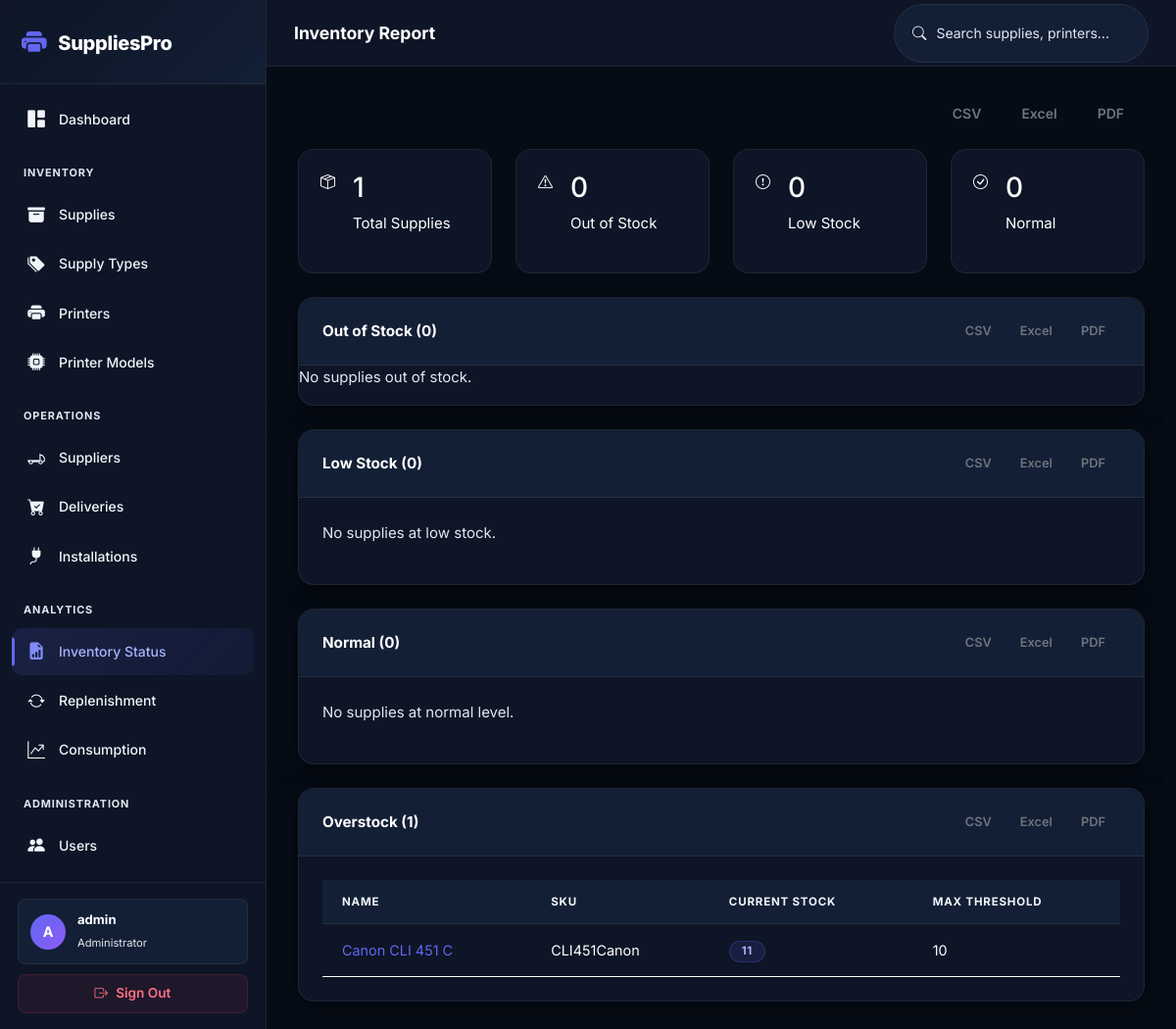
/reports/inventory/ (signed in), run on the app's committed database.
### inventory/models.py (models this page shows, shortened)
class User(AbstractUser):
    ROLE_CHOICES = [
        ('admin', 'Administrator'),
        ('manager', 'Manager'),
    ]
    role = models.CharField(max_length=20, choices=ROLE_CHOICES, default='manager')
    phone = models.CharField(max_length=20, blank=True)
    class Meta:
        verbose_name = 'User'
        verbose_name_plural = 'Users'

class Supply(models.Model):
    STATUS_CHOICES = [
        ('out_of_stock', 'Out of Stock'),
        ('low_stock', 'Low Stock'),
        ('normal', 'Normal'),
        ('overstock', 'Overstock'),
    ]
    name = models.CharField(max_length=200)
    name_slug = models.CharField(max_length=200, null=True, blank=True)
    sku = models.CharField(max_length=100, unique=True)
    supply_type = models.ForeignKey(SupplyType, on_delete=models.SET_NULL, null=True, blank=True, related_name='supplies')
    description = models.TextField(blank=True)
    printer_models = models.ManyToManyField(PrinterModel, related_name='supplies')
    suppliers = models.ManyToManyField(Supplier, blank=True, related_name='supplies')
    current_stock = models.IntegerField(default=0, validators=[MinValueValidator(0)])
    low_stock_threshold = models.IntegerField(default=10, validators=[MinValueValidator(0)])
    max_stock_threshold = models.IntegerField(null=True, blank=True, validators=[MinValueValidator(1)])
    unit_price = models.DecimalField(max_digits=10, decimal_places=2, null=True, blank=True, validators=[MinValueValidator(Decimal('0.01'))])
    image = models.ImageField(upload_to='supplies/', blank=True, null=True)
    is_active = models.BooleanField(default=True)
    created_at = models.DateTimeField(auto_now_add=True)
    updated_at = models.DateTimeField(auto_now=True)
    class Meta:
        ordering = ['name']

### inventory/views.py (the view, shortened to what this page needs)
# urls.py: path('reports/inventory/', views.inventory_report, name='inventory_report'),
@login_required
def inventory_report(request):
    supplies = Supply.objects.filter(is_active=True)
    out_of_stock = supplies.filter(current_stock=0)
    low_stock = supplies.filter(
        current_stock__gt=0,
        current_stock__lte=models.F('low_stock_threshold')
    )
    normal = supplies.filter(
        current_stock__gt=models.F('low_stock_threshold'),
        current_stock__lte=models.F('max_stock_threshold')
    )
    overstock = supplies.filter(
        current_stock__gt=models.F('max_stock_threshold')
    )
    fmt = request.GET.get('format')
    group = request.GET.get('group')
    context = {
        'total_supplies': supplies.count(),
        'out_of_stock': out_of_stock,
        'out_of_stock_count': out_of_stock.count(),
        'low_stock': low_stock,
        'low_stock_count': low_stock.count(),
        'normal': normal,
        'normal_count': normal.count(),
        'overstock': overstock,
        'overstock_count': overstock.count(),
    }
    return render(request, 'inventory/inventory_report.html', context)

### rbac/services.py (called while the page is built)
def get_user_permissions(user):
    if not user.is_authenticated:
        return set()
    cache_key = f'user_permissions_{user.pk}'
    permissions = cache.get(cache_key)
    if permissions is None:
        permissions = set()
        user_roles = Role.objects.filter(user_roles__user=user)
        for role in user_roles:
            for perm in role.permissions.all():
                permissions.add(perm.code)
        cache.set(cache_key, permissions, timeout=3600)
    return permissions

def get_user_roles(user):
    if not user.is_authenticated:
        return Role.objects.none()
    return Role.objects.filter(user_roles__user=user)

### templates/inventory/inventory_report.html (shortened to what this page needs)
{% extends "base.html" %}
{% block page_title %}Inventory Report{% endblock %}
{% block content %}
<div class="d-flex justify-content-end mb-3">
    <div class="btn-group btn-group-sm">
        <a href="?format=csv" class="btn btn-outline-secondary">CSV</a>
        <a href="?format=excel" class="btn btn-outline-secondary">Excel</a>
        <a href="?format=pdf" class="btn btn-outline-secondary">PDF</a>
    </div>
</div>
<div class="row g-4">
    <div class="col-md-3">
        <div class="stat-card">
            <div class="icon primary">
                <i class="bi bi-box-seam"></i>
            </div>
            <div class="stat-info">
                <h3>{{ total_supplies }}</h3>
                <p>Total Supplies</p>
            </div>
        </div>
    </div>
    <div class="col-md-3">
        <div class="stat-card">
            <div class="icon danger">
                <i class="bi bi-exclamation-triangle"></i>
            </div>
            <div class="stat-info">
                <h3>{{ out_of_stock_count }}</h3>
                <p>Out of Stock</p>
            </div>
        </div>
    </div>
    <div class="col-md-3">
        <div class="stat-card">
            <div class="icon warning">
                <i class="bi bi-exclamation-circle"></i>
            </div>
            <div class="stat-info">
                <h3>{{ low_stock_count }}</h3>
                <p>Low Stock</p>
            </div>
        </div>
    </div>
    <div class="col-md-3">
        <div class="stat-card">
            <div class="icon success">
                <i class="bi bi-check-circle"></i>
            </div>
            <div class="stat-info">
                <h3>{{ normal_count }}</h3>
                <p>Normal</p>
            </div>
        </div>
    </div>
</div>
<div class="card mt-4">
    <div class="card-header d-flex justify-content-between align-items-center">
        <span>Out of Stock ({{ out_of_stock_count }})</span>
        <div class="btn-group btn-group-sm">
            <a href="?format=csv&group=out_of_stock" class="btn btn-outline-secondary btn-sm">CSV</a>
            <a href="?format=excel&group=out_of_stock" class="btn btn-outline-secondary btn-sm">Excel</a>
            <a href="?format=pdf&group=out_of_stock" class="btn btn-outline-secondary btn-sm">PDF</a>
        </div>
    </div>
    <div class="card-body p-0">
        {% if out_of_stock %}
        <table class="table">
            <thead>
                <tr>
                    <th>Name</th>
                    <th>SKU</th>
                    <th>Current Stock</th>
                    <th>Threshold</th>
                </tr>
            </thead>
            <tbody>
                {% for supply in out_of_stock %}
                <tr>
                    <td><a href="{% url 'supply_detail' supply.pk %}" class="text-decoration-none">{{ supply.name }}</a></td>
                    <td>{{ supply.sku }}</td>
                    <td><span class="badge badge-danger">{{ supply.current_stock }}</span></td>
                    <td>{{ supply.low_stock_threshold }}</td>
                </tr>
                {% endfor %}
            </tbody>
        </table>
        {% else %}
        <p class="text-muted">No supplies out of stock.</p>
        {% endif %}
    </div>
</div>
<div class="card mt-4">
    <div class="card-header d-flex justify-content-between align-items-center">
        <span>Low Stock ({{ low_stock_count }})</span>
        <div class="btn-group btn-group-sm">
            <a href="?format=csv&group=low_stock" class="btn btn-outline-secondary btn-sm">CSV</a>
            <a href="?format=excel&group=low_stock" class="btn btn-outline-secondary btn-sm">Excel</a>
            <a href="?format=pdf&group=low_stock" class="btn btn-outline-secondary btn-sm">PDF</a>
        </div>
    </div>
    <div class="card-body">
        {% if low_stock %}
        <table class="table">
            <thead>
                <tr>
                    <th>Name</th>
                    <th>SKU</th>
                    <th>Current Stock</th>
                    <th>Threshold</th>
                </tr>
            </thead>
            <tbody>
                {% for supply in low_stock %}
                <tr>
                    <td><a href="{% url 'supply_detail' supply.pk %}" class="text-decoration-none">{{ supply.name }}</a></td>
                    <td>{{ supply.sku }}</td>
                    <td><span class="badge badge-warning">{{ supply.current_stock }}</span></td>
                    <td>{{ supply.low_stock_threshold }}</td>
                </tr>
                {% endfor %}
            </tbody>
        </table>
        {% else %}
        <p class="text-muted">No supplies at low stock.</p>
        {% endif %}
    </div>
</div>
<div class="card mt-4">
    <div class="card-header d-flex justify-content-between align-items-center">
        <span>Normal ({{ normal_count }})</span>
        <div class="btn-group btn-group-sm">
            <a href="?format=csv&group=normal" class="btn btn-outline-secondary btn-sm">CSV</a>
            <a href="?format=excel&group=normal" class="btn btn-outline-secondary btn-sm">Excel</a>
            <a href="?format=pdf&group=normal" class="btn btn-outline-secondary btn-sm">PDF</a>
        </div>
    </div>
    <div class="card-body">
        {% if normal %}
        <table class="table">
            <thead>
                <tr>
                    <th>Name</th>
                    <th>SKU</th>
                    <th>Current Stock</th>
                    <th>Threshold</th>
                </tr>
            </thead>
            <tbody>
                {% for supply in normal %}
                <tr>
                    <td><a href="{% url 'supply_detail' supply.pk %}" class="text-decoration-none">{{ supply.name }}</a></td>
                    <td>{{ supply.sku }}</td>
                    <td><span class="badge badge-success">{{ supply.current_stock }}</span></td>
                    <td>{{ supply.low_stock_threshold }}</td>
                </tr>
                {% endfor %}
            </tbody>
        </table>
        {% else %}
        <p class="text-muted">No supplies at normal level.</p>
        {% endif %}
    </div>
</div>
<div class="card mt-4">
    <div class="card-header d-flex justify-content-between align-items-center">
        <span>Overstock ({{ overstock_count }})</span>
        <div class="btn-group btn-group-sm">
            <a href="?format=csv&group=overstock" class="btn btn-outline-secondary btn-sm">CSV</a>
            <a href="?format=excel&group=overstock" class="btn btn-outline-secondary btn-sm">Excel</a>
            <a href="?format=pdf&group=overstock" class="btn btn-outline-secondary btn-sm">PDF</a>
        </div>
    </div>
    <div class="card-body">
        {% if overstock %}
        <table class="table">
            <thead>
                <tr>
                    <th>Name</th>
                    <th>SKU</th>
                    <th>Current Stock</th>
                    <th>Max Threshold</th>
                </tr>
            </thead>
            <tbody>
                {% for supply in overstock %}
                <tr>
                    <td><a href="{% url 'supply_detail' supply.pk %}" class="text-decoration-none">{{ supply.name }}</a></td>
                    <td>{{ supply.sku }}</td>
                    <td><span class="badge badge-primary">{{ supply.current_stock }}</span></td>
                    <td>{{ supply.max_stock_threshold|default:"-" }}</td>
                </tr>
                {% endfor %}
            </tbody>
        </table>
        {% else %}
        <p class="text-muted">No supplies overstocked.</p>
        {% endif %}
    </div>
</div>
{% endblock %}

### templates/base.html (shortened to what this page needs)
{% load rbac %}
<!DOCTYPE html>
<html lang="en">
<head>
    <link href="https://cdn.jsdelivr.net/npm/bootstrap@5.3.0/dist/css/bootstrap.min.css" rel="stylesheet">
    <link rel="stylesheet" href="https://cdn.jsdelivr.net/npm/bootstrap-icons@1.11.0/font/bootstrap-icons.css">
    <link href="https://cdn.jsdelivr.net/npm/select2@4.1.0-rc.0/dist/css/select2.min.css" rel="stylesheet"/>
    <link href="https://cdn.jsdelivr.net/npm/select2-bootstrap-5-theme@1.3.0/dist/select2-bootstrap-5-theme.min.css" rel="stylesheet"/>
    <link rel="stylesheet" href="/static/css/style.css">
</head>
<body>
{% if user.is_authenticated %}
<aside class="sidebar" id="sidebar">
    <div class="brand">
        <i class="bi bi-printer-fill"></i>
        <span>SuppliesPro</span>
    </div>
    <nav>
        <a href="{% url 'dashboard' %}" class="{% if request.resolver_match.url_name == 'dashboard' %}active{% endif %}">
            <i class="bi bi-grid-1x2-fill"></i> Dashboard
        </a>
        <div class="section-title">Inventory</div>
        <a href="{% url 'supply_list' %}" class="{% if 'supply' in request.resolver_match.url_name and 'model' not in request.resolver_match.url_name and 'type' not in request.resolver_match.url_name %}active{% endif %}">
            <i class="bi bi-archive-fill"></i> Supplies
        </a>
        <a href="{% url 'supply_type_list' %}" class="{% if 'supply_type' in request.resolver_match.url_name %}active{% endif %}">
            <i class="bi bi-tags-fill"></i> Supply Types
        </a>
        <a href="{% url 'printer_list' %}" class="{% if 'printer' in request.resolver_match.url_name and 'model' not in request.resolver_match.url_name %}active{% endif %}">
            <i class="bi bi-printer-fill"></i> Printers
        </a>
        <a href="{% url 'printer_model_list' %}" class="{% if 'printer_model' in request.resolver_match.url_name %}active{% endif %}">
            <i class="bi bi-cpu-fill"></i> Printer Models
        </a>
        <div class="section-title">Operations</div>
        <a href="{% url 'supplier_list' %}" class="{% if 'supplier' in request.resolver_match.url_name %}active{% endif %}">
            <i class="bi bi-truck-flatbed"></i> Suppliers
        </a>
        <a href="{% url 'delivery_list' %}" class="{% if 'delivery' in request.resolver_match.url_name %}active{% endif %}">
            <i class="bi bi-cart-check-fill"></i> Deliveries
        </a>
        <a href="{% url 'installation_list' %}" class="{% if 'installation' in request.resolver_match.url_name %}active{% endif %}">
            <i class="bi bi-plug-fill"></i> Installations
        </a>
        <div class="section-title">Analytics</div>
        <a href="{% url 'inventory_report' %}" class="{% if 'inventory_report' in request.resolver_match.url_name %}active{% endif %}">
            <i class="bi bi-file-earmark-bar-graph-fill"></i> Inventory Status
        </a>
        <a href="{% url 'replenishment_report' %}" class="{% if 'replenishment' in request.resolver_match.url_name %}active{% endif %}">
            <i class="bi bi-arrow-repeat"></i> Replenishment
        </a>
        <a href="{% url 'consumption_report' %}" class="{% if 'consumption' in request.resolver_match.url_name %}active{% endif %}">
            <i class="bi bi-graph-up-arrow"></i> Consumption
        </a>
{% if user.role == 'admin' %}
        <div class="section-title">Administration</div>
        <a href="{% url 'user_list' %}" class="{% if 'user' in request.resolver_match.url_name and 'list' not in request.resolver_match.url_name and 'create' not in request.resolver_match.url_name %}active{% endif %}">
            <i class="bi bi-people-fill"></i> Users
        </a>
        <a href="{% url 'database_backup' %}" class="{% if 'database_backup' in request.resolver_match.url_name %}active{% endif %}">
            <i class="bi bi-database-fill"></i> Database Backup
        </a>
{% endif %}
    </nav>
    <div class="user-info">
        <div class="user-pill">
            <div class="avatar">{{ user.username|first|upper }}</div>
            <div class="name-role">
                <span class="d-block fw-bold text-white small">{{ user.username }}</span>
                <span class="role">{{ user.get_role_display }}</span>
            </div>
        </div>
        <a href="{% url 'logout' %}" class="logout-link">
            <i class="bi bi-box-arrow-right"></i> Sign Out
        </a>
    </div>
</aside>
<div class="main-content">
    <header class="top-bar">
        <div class="d-flex align-items-center gap-3">
            <h1>{% block page_title %}Dashboard{% endblock %}</h1>
        </div>
        <div class="search-box">
            <form method="get" action="{% url 'global_search' %}" class="d-flex align-items-center gap-2">
                <i class="bi bi-search"></i>
                <input type="text" name="q" placeholder="Search supplies, printers..." id="globalSearch">
            </form>
        </div>
    </header>
    <main>
        {% block content %}{% endblock %}
    </main>
</div>
{% else %}
<div class="login-container">
    {% block login_content %}{% endblock %}
</div>
{% endif %}
</body>
</html>

### data on the page
User: username|first "A", username "admin", role "Administrator"
Supply: name "Canon CLI 451 C", sku "CLI451Canon", current_stock "11", max_stock_threshold "10"

### other printed values
{{ total_supplies }} "1"
{{ out_of_stock_count }} "0"
{{ low_stock_count }} "0"
{{ normal_count }} "0"
{{ overstock_count }} "1"
